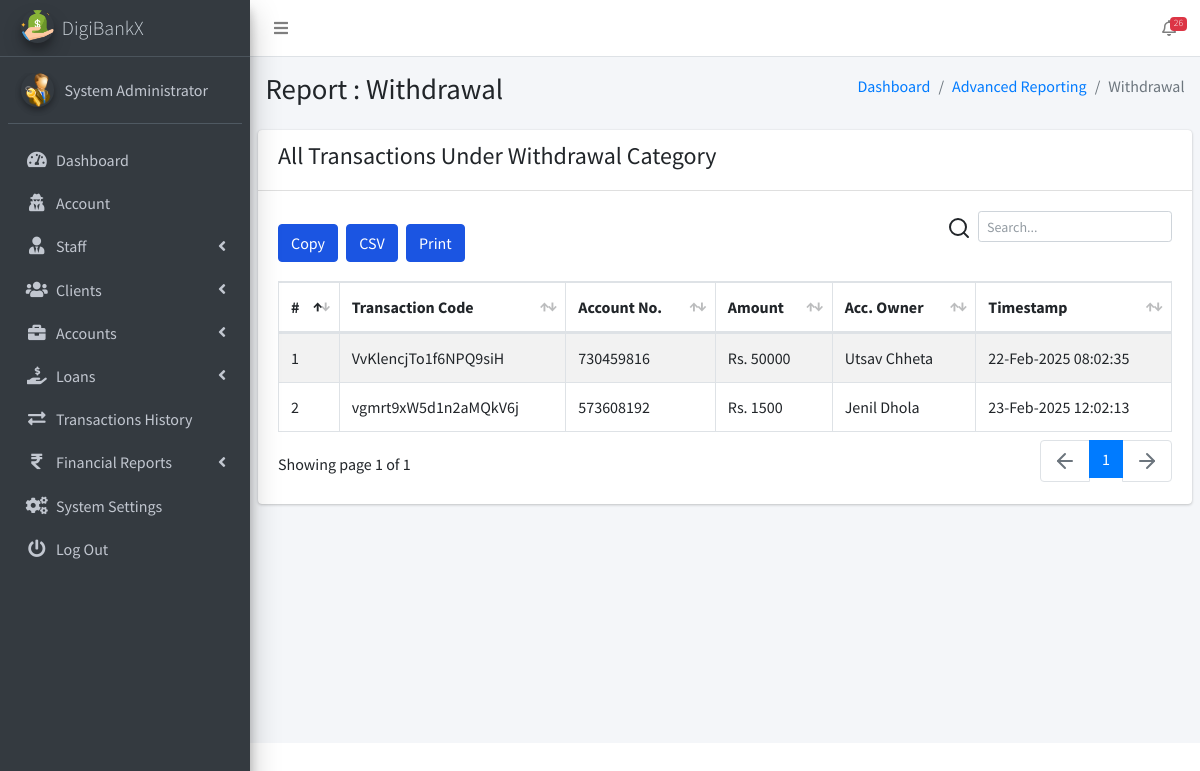
Page /admin/pages_financial_reporting_withdrawals.php (signed in) on the committed database.
### tables this page shows
CREATE TABLE `ib_systemsettings` (
  `id` int(20) NOT NULL,
  `sys_name` longtext NOT NULL,
  `sys_tagline` longtext NOT NULL,
  `sys_logo` varchar(200) NOT NULL,
  `is_active` tinyint(1) NOT NULL DEFAULT 1
);

CREATE TABLE `ib_admin` (
  `admin_id` int(11) NOT NULL,
  `name` varchar(200) NOT NULL,
  `email` varchar(200) NOT NULL,
  `number` varchar(200) NOT NULL,
  `password` varchar(200) NOT NULL,
  `profile_pic` varchar(200) NOT NULL,
  `is_active` tinyint(1) NOT NULL DEFAULT 1,
  `otp` varchar(6) DEFAULT NULL,
  `otp_expiry` datetime DEFAULT NULL
);

CREATE TABLE `ib_transactions` (
  `tr_id` int(20) NOT NULL,
  `tr_code` varchar(200) NOT NULL,
  `account_id` int(20) NOT NULL,
  `tr_type` varchar(200) NOT NULL,
  `tr_status` varchar(200) NOT NULL,
  `client_id` int(10) UNSIGNED NOT NULL,
  `transaction_amt` varchar(200) NOT NULL,
  `receiving_acc_no` varchar(200) NOT NULL,
  `created_at` timestamp(6) NOT NULL DEFAULT current_timestamp(6) ON UPDATE current_timestamp(6),
  `is_active` tinyint(1) NOT NULL DEFAULT 1
);

CREATE TABLE `ib_bankaccounts` (
  `account_id` int(20) NOT NULL,
  `acc_name` varchar(200) NOT NULL,
  `account_number` varchar(200) NOT NULL,
  `acc_type` varchar(200) NOT NULL,
  `acc_rates` varchar(200) NOT NULL,
  `acc_status` varchar(200) NOT NULL,
  `acc_amount` decimal(10,2) NOT NULL,
  `client_id` int(10) UNSIGNED DEFAULT NULL,
  `created_at` timestamp(6) NOT NULL DEFAULT current_timestamp(6) ON UPDATE current_timestamp(6),
  `is_active` tinyint(1) NOT NULL DEFAULT 1
);

CREATE TABLE `ib_clients` (
  `client_id` int(10) UNSIGNED NOT NULL,
  `name` varchar(200) NOT NULL,
  `phone` varchar(200) NOT NULL,
  `address` varchar(200) NOT NULL,
  `email` varchar(200) NOT NULL,
  `password` varchar(200) NOT NULL,
  `profile_pic` varchar(200) NOT NULL,
  `client_number` varchar(200) NOT NULL,
  `is_active` tinyint(1) NOT NULL DEFAULT 1,
  `otp` varchar(10) DEFAULT NULL,
  `otp_expiry` datetime DEFAULT NULL
);

### admin/pages_financial_reporting_withdrawals.php (the view, shortened to what this page needs)
<?php
include('conf/config.php');
?>
<!DOCTYPE html>
<html>
<?php include("dist/_partials/head.php"); ?>
<body class="hold-transition sidebar-mini layout-fixed layout-navbar-fixed">
  <div class="wrapper">
    <?php include("dist/_partials/nav.php"); ?>
    <?php include("dist/_partials/sidebar.php"); ?>
    <div class="content-wrapper">
      <section class="content-header">
        <div class="container-fluid">
          <div class="row mb-2">
            <div class="col-sm-6">
              <h1>Report : Withdrawal</h1>
            </div>
            <div class="col-sm-6">
              <ol class="breadcrumb float-sm-right">
                <li class="breadcrumb-item"><a href="pages_dashboard.php">Dashboard</a></li>
                <li class="breadcrumb-item"><a href="pages_financial_reporting_withdrawals.php">Advanced Reporting</a></li>
                <li class="breadcrumb-item active">Withdrawal</li>
              </ol>
            </div>
          </div>
        </div>
      </section>
      <section class="content">
        <div class="row">
          <div class="col-12">
            <div class="card">
              <div class="card-header">
                <h4>All Transactions Under Withdrawal Category</h4>
              </div>
              <div class="card-body">
                <table id="export" class="table table-hover table-bordered table-striped">
                  <thead>
                    <tr>
                      <th>#</th>
                      <th>Transaction Code</th>
                      <th>Account No.</th>
                      <th>Amount</th>
                      <th>Acc. Owner</th>
                      <th>Timestamp</th>
                    </tr>
                  </thead>
                  <tbody>
                    <?php
                    $ret = "SELECT t.tr_id, t.tr_code, t.tr_type, b.account_number, t.transaction_amt, c.name AS client_name, t.created_at FROM ib_transactions t
JOIN ib_bankaccounts b ON t.account_id = b.account_id
JOIN ib_clients c ON t.client_id = c.client_id
WHERE t.tr_type = 'Withdrawal'; ";
                    $stmt = $mysqli->prepare($ret);
                    $stmt->execute();
                    $res = $stmt->get_result();
                    $cnt = 1;
                    while ($row = $res->fetch_object()) {
                      $transTstamp = $row->created_at;
                    ?>
                      <tr>
                        <td><?php echo $cnt; ?></td>
                        <td><?php echo $row->tr_code; ?></a></td>
                        <td><?php echo $row->account_number; ?></td>
                        <td>Rs. <?php echo $row->transaction_amt; ?></td>
                        <td><?php echo $row->client_name; ?></td>
                        <td><?php echo date("d-M-Y h:m:s ", strtotime($transTstamp)); ?></td>
                      </tr>
                    <?php $cnt = $cnt + 1;
                    } ?>
                </table>
              </div>
            </div>
          </div>
        </div>
      </section>
    </div>
  </div>
</body>
</html>

### admin/dist/_partials/sidebar.php (shortened to what this page needs)
<aside class="main-sidebar sidebar-dark-primary elevation-4">
    <?php
    $admin_id = $_SESSION['admin_id'];
    $query = "SELECT * FROM iB_admin WHERE admin_id = ?";
    $stmt = $mysqli->prepare($query);
    $stmt->bind_param('i', $admin_id);
    $stmt->execute();
    $res = $stmt->get_result();
    while ($row = $res->fetch_object()) {
        $profile_picture = empty($row->profile_pic)
            ? "<img src='dist/img/user_icon.png' class='img-circle elevation-2' alt='User Image'>"
            : "<img src='dist/img/$row->profile_pic' class='img-circle elevation-2' alt='User Image'>";
        $sys_query = "SELECT * FROM iB_SystemSettings";
        $stmt = $mysqli->prepare($sys_query);
        $stmt->execute();
        $sys_res = $stmt->get_result();
        while ($sys = $sys_res->fetch_object()) {
            ?>
            <a href="pages_dashboard.php" class="brand-link text-light">
                <img src="dist/img/<?php echo $sys->sys_logo; ?>" alt="Logo" class="brand-image img-circle elevation-3">
                <span class="brand-text font-weight-light"><?php echo $sys->sys_name; ?></span>
            </a>
            <div class="sidebar">
                <div class="user-panel mt-3 pb-3 mb-3 d-flex">
                    <div class="image"><?php echo $profile_picture; ?></div>
                    <div class="info">
                        <a href="#" class="d-block"><?php echo $row->name; ?></a>
                    </div>
                </div>
                <nav class="mt-2">
                    <ul class="nav nav-pills nav-sidebar flex-column" data-widget="treeview" role="menu">
                        <li class="nav-item">
                            <a href="pages_dashboard.php" class="nav-link">
                                <i class="nav-icon fas fa-tachometer-alt"></i>
                                <p>Dashboard</p>
                            </a>
                        </li>
                        <li class="nav-item">
                            <a href="pages_account.php" class="nav-link">
                                <i class="nav-icon fas fa-user-secret"></i>
                                <p>Account</p>
                            </a>
                        </li>
                        <li class="nav-item has-treeview">
                            <a href="#" class="nav-link">
                                <i class="nav-icon fas fa-user-tie"></i>
                                <p>Staff <i class="fas fa-angle-left right"></i></p>
                            </a>
                        </li>
                        <li class="nav-item has-treeview">
                            <a href="#" class="nav-link">
                                <i class="nav-icon fas fa-users"></i>
                                <p>Clients <i class="fas fa-angle-left right"></i></p>
                            </a>
                        </li>
                        <li class="nav-item has-treeview">
                            <a href="#" class="nav-link">
                                <i class="nav-icon fas fa-briefcase"></i>
                                <p>Accounts <i class="fas fa-angle-left right"></i></p>
                            </a>
                        </li>
                        <li class="nav-item has-treeview">
                            <a href="#" class="nav-link">
                                <i class="nav-icon fas fa-hand-holding-usd"></i>
                                <p>
                                    Loans
                                    <i class="fas fa-angle-left right"></i>
                                </p>
                            </a>
                        </li>
                        <li class="nav-item">
                            <a href="pages_transactions_engine.php" class="nav-link">
                                <i class="nav-icon fas fa-exchange-alt"></i>
                                <p>Transactions History</p>
                            </a>
                        </li>
                        <li class="nav-item has-treeview">
                            <a href="#" class="nav-link">
                                <i class="nav-icon fas fa-rupee-sign"></i>
                                <p>Financial Reports <i class="fas fa-angle-left right"></i></p>
                            </a>
                        </li>
                        <li class="nav-item">
                            <a href="pages_system_settings.php" class="nav-link">
                                <i class="nav-icon fas fa-cogs"></i>
                                <p>System Settings</p>
                            </a>
                        </li>
                        <li class="nav-item">
                            <a href="pages_logout.php" class="nav-link">
                                <i class="nav-icon fas fa-power-off"></i>
                                <p>Log Out</p>
                            </a>
                        </li>
                    </ul>
                </nav>
            </div>
        </aside>
    <?php }
    } ?>

### rows in the picture
ib_admin: name "System Administrator"
ib_systemsettings: sys_logo (picture), sys_name "DigiBankX", ib_admin.profile_pic (picture)
ib_transactions: tr_code "VvKlencjTo1f6NPQ9siH", account.account_number "730459816", transaction_amt "50000", client.name "Utsav Chheta", created_at "22-Feb-2025 08:02:35"
ib_transactions: tr_code "vgmrt9xW5d1n2aMQkV6j", account.account_number "573608192", transaction_amt "1500", client.name "Jenil Dhola", created_at "23-Feb-2025 12:02:13"

### other values in the picture
$ntf "26"
